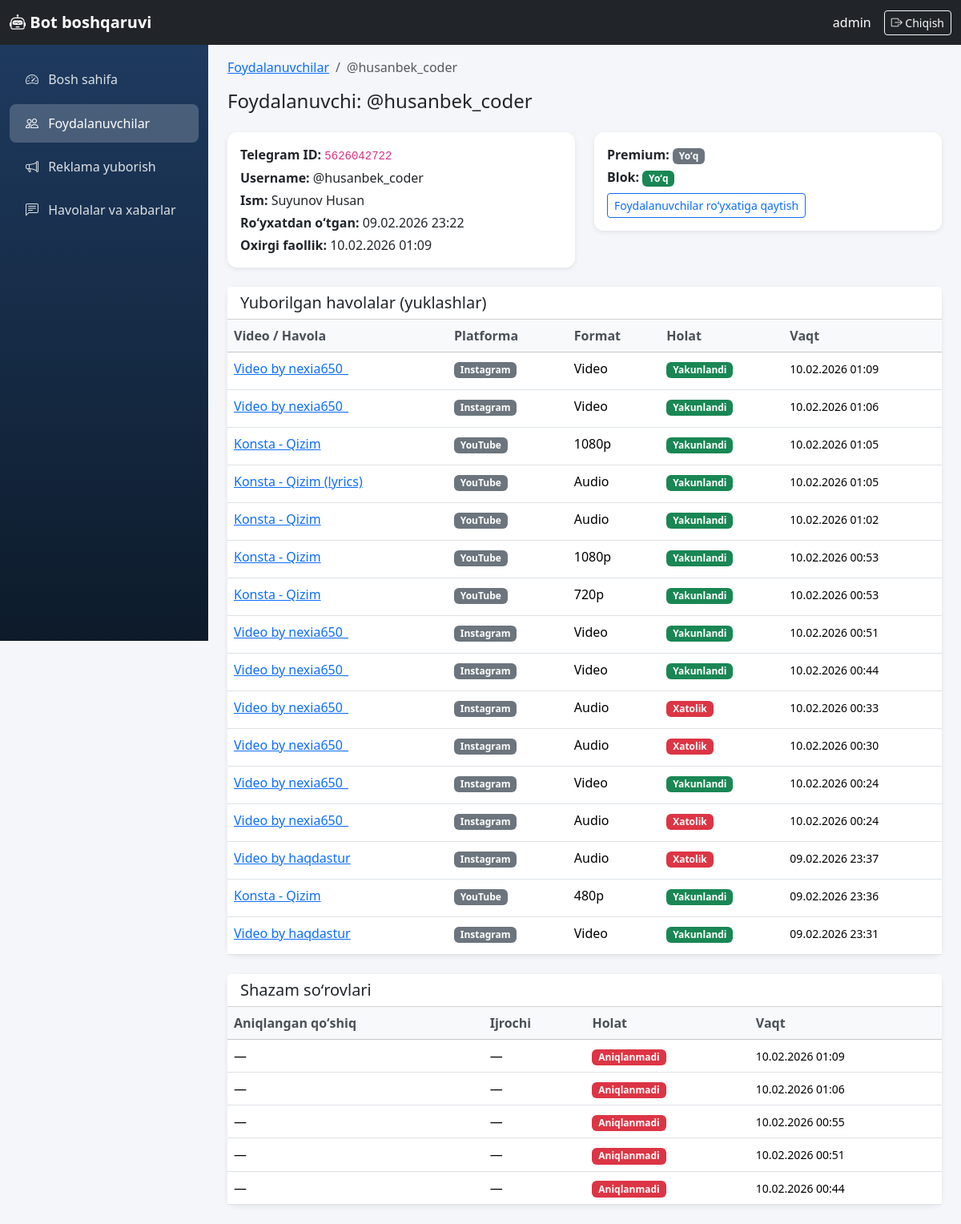
/boshqaruv/foydalanuvchilar/2/ (signed in), run on an earlier commit of the app's database.
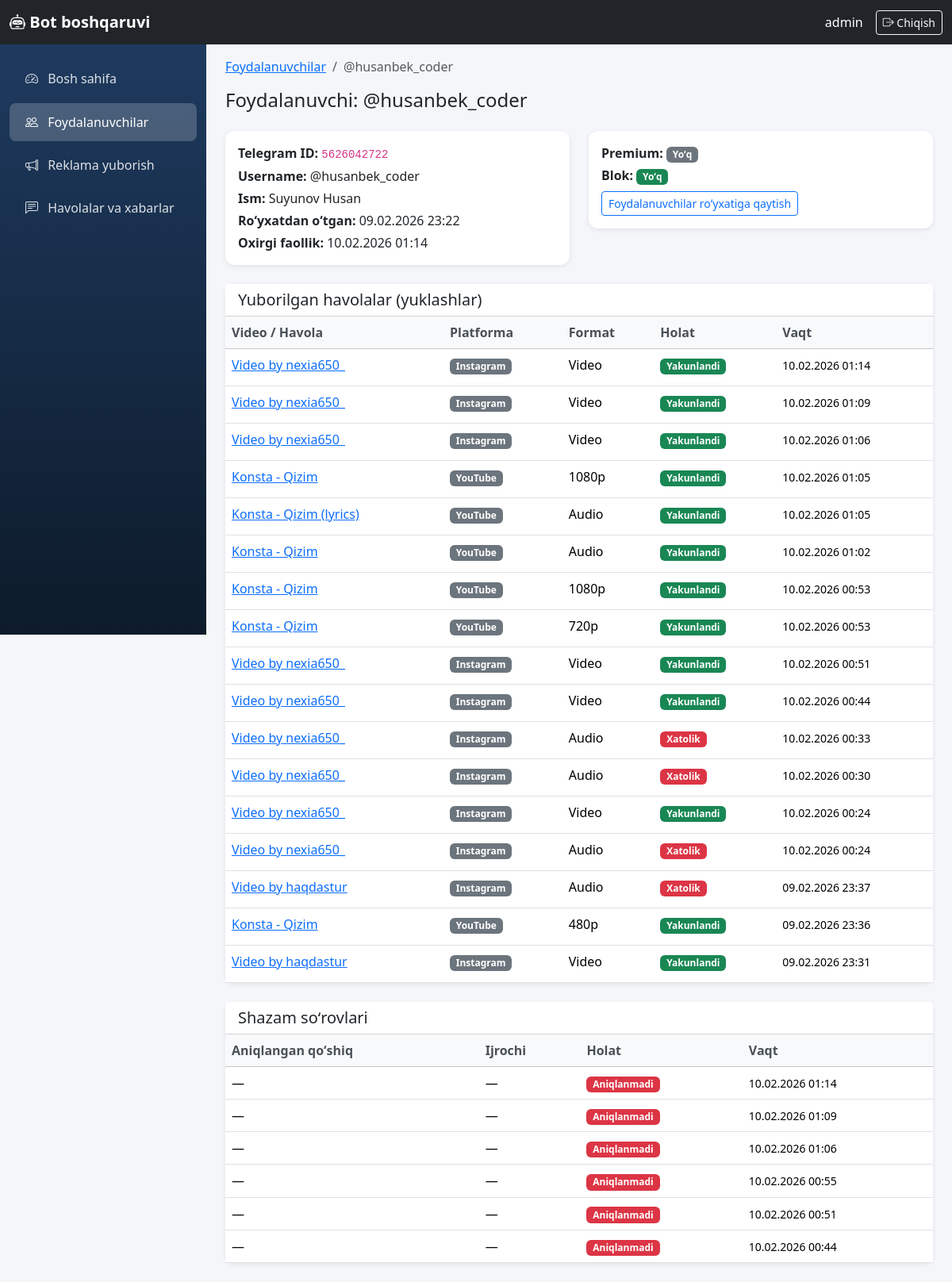
And on a later commit of the database.
### core/models.py (models this page shows, shortened)
class TelegramUser(models.Model):
    telegram_id = models.BigIntegerField(unique=True, verbose_name='Telegram ID')
    username = models.CharField(max_length=255, blank=True, null=True, verbose_name='Username')
    first_name = models.CharField(max_length=255, verbose_name='Ism')
    last_name = models.CharField(max_length=255, blank=True, null=True, verbose_name='Familiya')
    created_at = models.DateTimeField(auto_now_add=True, verbose_name='Ro\'yxatdan o\'tgan vaqt')
    last_active = models.DateTimeField(auto_now=True, verbose_name='Oxirgi faollik')
    download_count = models.PositiveIntegerField(default=0, verbose_name='Yuklashlar soni')
    is_premium = models.BooleanField(default=False, verbose_name='Premium')
    is_banned = models.BooleanField(default=False, verbose_name='Bloklangan')
    class Meta:
        verbose_name = 'Foydalanuvchi'
        verbose_name_plural = 'Foydalanuvchilar'
        ordering = ['-last_active']
    def __str__(self):
        if self.username:
            return f'@{self.username}'
        return self.first_name

class DownloadHistory(models.Model):
    STATUS_CHOICES = [
        ('pending', 'Kutilmoqda'),
        ('processing', 'Ishlanmoqda'),
        ('completed', 'Yakunlandi'),
        ('failed', 'Xatolik'),
    ]
    PLATFORM_CHOICES = [
        ('youtube', 'YouTube'),
        ('instagram', 'Instagram'),
        ('tiktok', 'TikTok'),
        ('snapchat', 'Snapchat'),
        ('likee', 'Likee'),
        ('other', 'Boshqa'),
    ]
    user = models.ForeignKey(
        TelegramUser,
        on_delete=models.CASCADE,
        related_name='downloads',
        verbose_name='Foydalanuvchi',
    )
    video_url = models.URLField(max_length=500, verbose_name='Video havolasi')
    video_title = models.CharField(max_length=500, verbose_name='Video nomi')
    platform = models.CharField(max_length=20, choices=PLATFORM_CHOICES, default='other', verbose_name='Platforma')
    format_label = models.CharField(max_length=50, verbose_name='Format')
    status = models.CharField(max_length=20, choices=STATUS_CHOICES, default='pending', verbose_name='Holat')
    file_size = models.BigIntegerField(null=True, blank=True, verbose_name='Fayl hajmi (bayt)')
    error_message = models.TextField(blank=True, null=True, verbose_name='Xatolik xabari')
    downloaded_at = models.DateTimeField(auto_now_add=True, verbose_name='Yuklangan vaqt')
    completed_at = models.DateTimeField(null=True, blank=True, verbose_name='Yakunlangan vaqt')
    class Meta:
        verbose_name = 'Yuklash tarixi'
        verbose_name_plural = 'Yuklash tarixi'
        ordering = ['-downloaded_at']

class ShazamLog(models.Model):
    user = models.ForeignKey(
        TelegramUser,
        on_delete=models.CASCADE,
        related_name='shazam_logs',
        verbose_name='Foydalanuvchi',
    )
    audio_file_name = models.CharField(max_length=255, verbose_name='Audio fayl nomi')
    recognized_title = models.CharField(max_length=500, blank=True, null=True, verbose_name='Aniqlangan qo\'shiq')
    recognized_artist = models.CharField(max_length=500, blank=True, null=True, verbose_name='Aniqlangan ijrochi')
    is_successful = models.BooleanField(default=False, verbose_name='Muvaffaqiyatli')
    error_message = models.TextField(blank=True, null=True, verbose_name='Xatolik xabari')
    recognized_at = models.DateTimeField(auto_now_add=True, verbose_name='Aniqlangan vaqt')
    class Meta:
        verbose_name = 'Shazam log'
        verbose_name_plural = 'Shazam loglar'
        ordering = ['-recognized_at']

### dashboard/views.py (the view)
# urls.py: path('boshqaruv/foydalanuvchilar/<int:pk>/', views.user_detail_view, name='user_detail'),
@login_required(login_url='dashboard:login')
def user_detail_view(request, pk):
    user = get_object_or_404(TelegramUser, pk=pk)
    downloads = DownloadHistory.objects.filter(user=user).order_by('-downloaded_at')
    shazam_logs = ShazamLog.objects.filter(user=user).order_by('-recognized_at')
    return render(request, 'dashboard/user_detail.html', {
        'profile': user,
        'downloads': downloads,
        'shazam_logs': shazam_logs,
    })

### templates/dashboard/user_detail.html (shortened to what the changed rows need)
{% extends 'dashboard/base.html' %}
{% block content %}
<nav aria-label="breadcrumb" class="mb-3">
    <ol class="breadcrumb">
        <li class="breadcrumb-item"><a href="{% url 'dashboard:users' %}">Foydalanuvchilar</a></li>
        <li class="breadcrumb-item active">{{ profile }}</li>
    </ol>
</nav>
<h1 class="h4 mb-4">Foydalanuvchi: {{ profile }}</h1>
<div class="row mb-4">
    <div class="col-md-6">
        <div class="card">
            <div class="card-body">
                <p class="mb-1"><strong>Telegram ID:</strong> <code>{{ profile.telegram_id }}</code></p>
                {% if profile.username %}<p class="mb-1"><strong>Username:</strong> @{{ profile.username }}</p>{% endif %}
                <p class="mb-1"><strong>Ism:</strong> {{ profile.first_name }} {{ profile.last_name|default:"" }}</p>
                <p class="mb-1"><strong>Roʻyxatdan oʻtgan:</strong> {{ profile.created_at|date:"d.m.Y H:i" }}</p>
                <p class="mb-0"><strong>Oxirgi faollik:</strong> {{ profile.last_active|date:"d.m.Y H:i" }}</p>
            </div>
        </div>
    </div>
    <div class="col-md-6">
    </div>
</div>
<div class="card mb-4">
    <div class="card-header bg-white">
    </div>
    <div class="card-body p-0">
        <div class="table-responsive">
            <table class="table table-hover mb-0">
                <thead class="table-light">
                    <tr>
                        <th>Video / Havola</th>
                        <th>Platforma</th>
                        <th>Format</th>
                        <th>Holat</th>
                        <th>Vaqt</th>
                    </tr>
                </thead>
                <tbody>
                    {% for d in downloads %}
                    <tr>
                        <td>
                            <a href="{{ d.video_url }}" target="_blank" rel="noopener" class="link-cell d-inline-block" style="max-width: 240px;" title="{{ d.video_url }}">{{ d.video_title|truncatewords:6 }}</a>
                        </td>
                        <td><span class="badge platform-badge bg-secondary">{{ d.get_platform_display }}</span></td>
                        <td>{{ d.format_label }}</td>
                        <td>
                            {% if d.status == 'completed' %}<span class="badge bg-success">Yakunlandi</span>
                            {% elif d.status == 'failed' %}<span class="badge bg-danger">Xatolik</span>
                            {% else %}<span class="badge bg-warning text-dark">{{ d.get_status_display }}</span>{% endif %}
                        </td>
                        <td><small>{{ d.downloaded_at|date:"d.m.Y H:i" }}</small></td>
                    </tr>
                    {% empty %}
                    <tr><td colspan="5" class="text-center text-muted py-4">Yuklashlar yoʻq</td></tr>
                    {% endfor %}
                </tbody>
            </table>
        </div>
    </div>
</div>
<div class="card">
    <div class="card-header bg-white">
    </div>
    <div class="card-body p-0">
        <div class="table-responsive">
            <table class="table table-hover mb-0">
                <thead class="table-light">
                    <tr>
                        <th>Aniqlangan qoʻshiq</th>
                        <th>Ijrochi</th>
                        <th>Holat</th>
                        <th>Vaqt</th>
                    </tr>
                </thead>
                <tbody>
                    {% for s in shazam_logs %}
                    <tr>
                        <td>{{ s.recognized_title|default:"—" }}</td>
                        <td>{{ s.recognized_artist|default:"—" }}</td>
                        <td>{% if s.is_successful %}<span class="badge bg-success">Muvaffaqiyatli</span>{% else %}<span class="badge bg-danger">Aniqlanmadi</span>{% endif %}</td>
                        <td><small>{{ s.recognized_at|date:"d.m.Y H:i" }}</small></td>
                    </tr>
                    {% empty %}
                    <tr><td colspan="4" class="text-center text-muted py-4">Shazam soʻrovlari yoʻq</td></tr>
                    {% endfor %}
                </tbody>
            </table>
        </div>
    </div>
</div>
{% endblock %}

What changed in the data, as far as the page shows it:
changed TelegramUser "@husanbek_coder": last_active "10.02.2026 01:09" → "10.02.2026 01:14"
added DownloadHistory: video_title "Video by nexia650_", platform "Instagram", format_label "Video", status "Yakunlandi", downloaded_at "10.02.2026 01:14"
added ShazamLog: recognized_title "—", recognized_artist "—", is_successful "Aniqlanmadi", recognized_at "10.02.2026 01:14"
